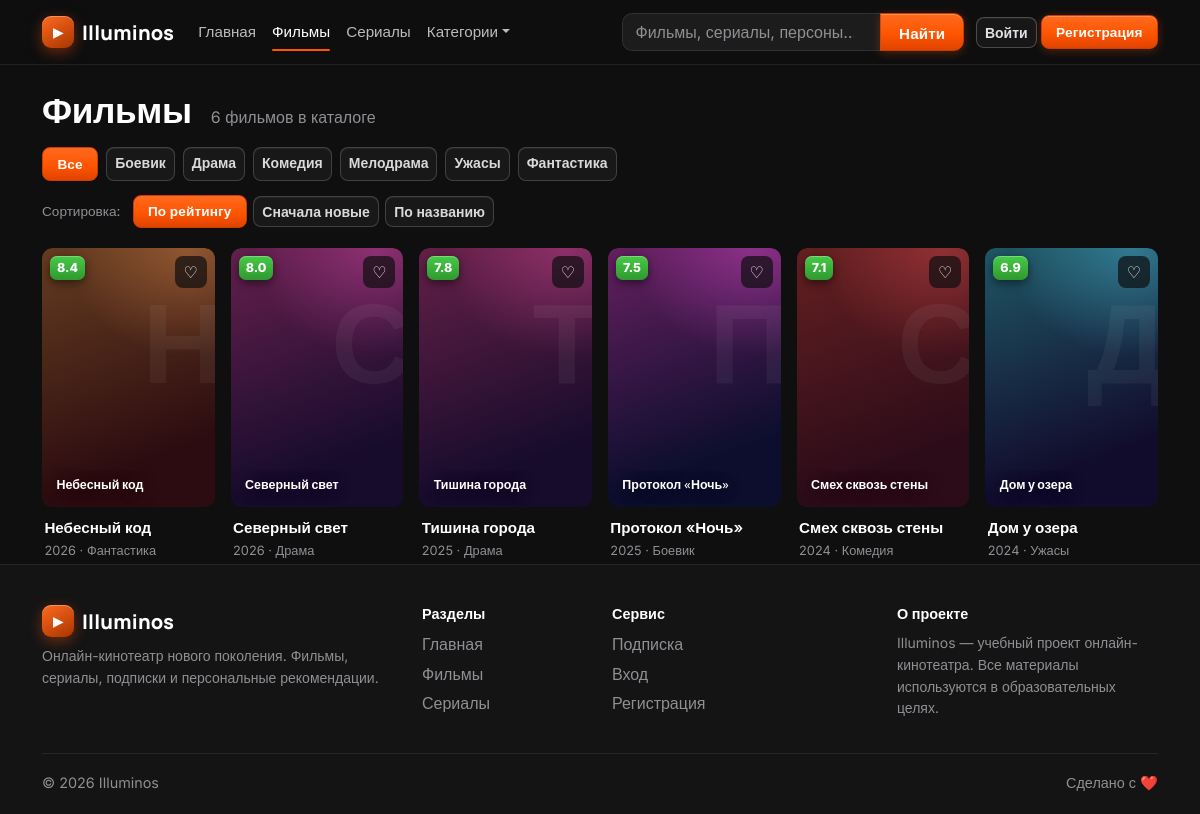
Page /films.php on the committed database.
### tables this page shows
CREATE TABLE genres (
    id INT AUTO_INCREMENT PRIMARY KEY,
    name VARCHAR(50) NOT NULL UNIQUE
);

CREATE TABLE content (
    id INT AUTO_INCREMENT PRIMARY KEY,
    type ENUM('film','serial') NOT NULL,
    title VARCHAR(150) NOT NULL,
    description TEXT,
    year SMALLINT,
    rating DECIMAL(3,1) DEFAULT 0,
    director VARCHAR(150),
    actors TEXT,
    poster_url VARCHAR(500) DEFAULT NULL,
    trailer_url VARCHAR(255) DEFAULT NULL,
    is_new TINYINT(1) DEFAULT 0,
    is_popular TINYINT(1) DEFAULT 0,
    genre_id INT,
    FOREIGN KEY (genre_id) REFERENCES genres(id)
);

### src/components/helpers.php (the view, shortened to what this page needs)
<?php
function io_e($v): string {
    return htmlspecialchars((string)$v, ENT_QUOTES, 'UTF-8');
}
function io_link(array $c): string {
    return ($c['type'] === 'serial' ? '/serial.php?id=' : '/movie.php?id=') . (int)$c['id'];
}
function io_plural(int $n, array $forms): string {
    $n = abs($n) % 100;
    $n1 = $n % 10;
    return $forms[2];
}
function io_poster_hues(array $c): array {
    static $pairs = [[262, 228], [318, 262], [8, 336], [196, 250], [28, 352], [292, 236], [158, 206], [46, 14]];
    $pair  = $pairs[(int)($c['genre_id'] ?? 0) % count($pairs)];
    $shift = (((int)($c['id'] ?? 0)) * 11) % 28 - 14;
    return [($pair[0] + $shift + 360) % 360, $pair[1]];
}
function io_poster_style(array $c): string {
    [$h1, $h2] = io_poster_hues($c);
    return '--h1:' . $h1 . ';--h2:' . $h2 . ';';
}
function io_initial(string $title): string {
    if (preg_match('/[\p{L}\p{N}]/u', $title, $m)) {
        return function_exists('mb_strtoupper') ? mb_strtoupper($m[0], 'UTF-8') : $m[0];
    }
    return '★';
}
function io_poster(array $c, string $class = ''): string {
    $hasImage = !empty($c['poster_url']);
    ob_start(); ?>
    <div class="io-poster<?= $hasImage ? ' has-image' : '' ?><?= $class !== '' ? ' ' . io_e($class) : '' ?>" style="<?= io_poster_style($c) ?>">
        <?php if ($hasImage): ?>
            <img class="io-poster-img" src="<?= io_e($c['poster_url']) ?>" alt="<?= io_e($c['title']) ?>" loading="lazy">
        <?php else: ?>
            <span class="io-poster-glyph" aria-hidden="true"><?= io_e(io_initial((string)$c['title'])) ?></span>
        <?php endif; ?>
        <span class="io-poster-title"><?= io_e($c['title']) ?></span>
        <span class="io-rating"><?= io_e($c['rating']) ?></span>
    </div>
    <?php
    return ob_get_clean();
}
function io_fav_button(int $id, bool $inFav, bool $loggedIn, ?string $title = null, string $class = '', bool $withLabel = false): string {
    $title = $title ?? ($inFav ? 'Убрать из избранного' : 'В избранное');
    ob_start(); ?>
    <button type="button" class="io-fav-btn<?= $inFav ? ' active' : '' ?><?= $class !== '' ? ' ' . io_e($class) : '' ?>"
            data-id="<?= $id ?>"<?= $loggedIn ? '' : ' data-guest="1"' ?>
            title="<?= io_e($title) ?>" aria-pressed="<?= $inFav ? 'true' : 'false' ?>"><?php
        if ($withLabel): ?><span data-fav-icon><?= $inFav ? '♥' : '♡' ?></span> <span data-fav-label><?= $inFav ? 'В избранном' : 'В избранное' ?></span><?php
        else: ?><?= $inFav ? '♥' : '♡' ?><?php endif; ?></button>
    <?php
    return ob_get_clean();
}
function io_card(array $c, bool $inFav = false): string {
    $loggedIn = !empty($_SESSION['user']);
    ob_start(); ?>
    <article class="io-card">
        <a href="<?= io_link($c) ?>" class="io-card-link text-decoration-none text-reset">
            <?= io_poster($c) ?>
            <div class="io-card-body">
                <div class="io-card-title"><?= io_e($c['title']) ?></div>
                <div class="io-card-meta"><?= io_e($c['year']) ?> · <?= io_e($c['genre_name'] ?? '') ?></div>
            </div>
        </a>
        <?= io_fav_button((int)$c['id'], $inFav, $loggedIn) ?>
    </article>
    <?php
    return ob_get_clean();
}
function render_cards(array $items, array $favIds, string $emptyHint = '', string $emptyAction = ''): void {
    $favSet = array_flip(array_map('intval', $favIds));
    echo '<div class="row g-3">';
    foreach ($items as $c) {
        echo '<div class="col-6 col-sm-4 col-md-3 col-xl-2">', io_card($c, isset($favSet[(int)$c['id']])), '</div>';
    }
    echo '</div>';
}
    ?>

### films.php (shortened to what this page needs)
<?php
require_once __DIR__ . '/backend/config.php';
require_once __DIR__ . '/src/components/helpers.php';
$genreId = (int)($_GET['genre'] ?? 0);
$q       = trim((string)($_GET['q'] ?? ''));
$uid     = $_SESSION['user']['id'] ?? 0;
$sortMap = [
    'rating' => 'c.rating DESC',
    'year'   => 'c.year DESC, c.rating DESC',
    'title'  => 'c.title ASC',
];
$sort = $_GET['sort'] ?? 'rating';
$genres = $pdo->query('SELECT * FROM genres ORDER BY name')->fetchAll();
$sql = "SELECT c.*, g.name AS genre_name FROM content c
        JOIN genres g ON g.id = c.genre_id
        WHERE c.type = 'film'";
$params = [];
$stmt = $pdo->prepare($sql . ' ORDER BY ' . $sortMap[$sort]);
$stmt->execute($params);
$films = $stmt->fetchAll();
$favIds = io_fav_ids($pdo, (int)$uid);
$hasFilters = ($genreId > 0 || $q !== '' || $sort !== 'rating');
function films_url(array $over = []): string {
    global $genreId, $q, $sort;
    $p = array_merge(['genre' => $genreId, 'q' => $q, 'sort' => $sort], $over);
    if (($p['sort'] ?? '') === 'rating') unset($p['sort']);
    $p = array_filter($p, fn($v) => $v !== '' && $v !== 0 && $v !== null);
    return '/films.php' . ($p ? '?' . http_build_query($p) : '');
}
$sortLabels = ['rating' => 'По рейтингу', 'year' => 'Сначала новые', 'title' => 'По названию'];
?>
<!DOCTYPE html>
<html lang="ru">
<head>
    <?php require __DIR__ . '/src/components/head-assets.php'; ?>
</head>
<body class="d-flex flex-column min-vh-100">
<?php require __DIR__ . '/src/components/header.php'; ?>
<main class="container flex-grow-1" id="main">
    <div class="io-catalog-head mt-4 mb-2">
        <h1 class="io-catalog-title">Фильмы</h1>
        <p class="text-secondary mb-0"><?= count($films) ?> <?= io_plural(count($films), ['фильм', 'фильма', 'фильмов']) ?> в каталоге</p>
    </div>
    <div class="io-filters mt-3">
        <div class="io-chips d-flex flex-wrap gap-2" role="group" aria-label="Категории">
            <a class="btn btn-sm <?= $genreId === 0 ? 'btn-io' : 'btn-outline-light' ?>" href="<?= io_e(films_url(['genre' => 0])) ?>"
               <?= $genreId === 0 ? 'aria-current="true"' : '' ?>>Все</a>
            <?php foreach ($genres as $g): ?>
                <a class="btn btn-sm <?= $genreId === (int)$g['id'] ? 'btn-io' : 'btn-outline-light' ?>"
                   href="<?= io_e(films_url(['genre' => (int)$g['id']])) ?>"
                   <?= $genreId === (int)$g['id'] ? 'aria-current="true"' : '' ?>><?= htmlspecialchars($g['name']) ?></a>
            <?php endforeach; ?>
        </div>
        <div class="io-filters-row">
            <div class="io-sort" role="group" aria-label="Сортировка">
                <span class="io-filter-label">Сортировка:</span>
                <?php foreach ($sortMap as $key => $_): ?>
                    <a class="btn btn-sm <?= $sort === $key ? 'btn-io' : 'btn-outline-light' ?>"
                       href="<?= io_e(films_url(['sort' => $key])) ?>"><?= $sortLabels[$key] ?></a>
                <?php endforeach; ?>
            </div>
        </div>
    </div>
    <?php render_cards($films, $favIds,
        'Фильмов по таким условиям не найдено.',
        $hasFilters ? '<a class="btn btn-io btn-sm" href="/films.php">Сбросить фильтры</a>' : ''); ?>
</main>
<?php require __DIR__ . '/src/components/footer.php'; ?>

### rows in the picture
genres: name "Боевик"
genres: name "Драма"
genres: name "Комедия"
genres: name "Мелодрама"
genres: name "Ужасы"
genres: name "Фантастика"
content: title "Небесный код", rating "8.4", year "2026", genre.name "Фантастика"
content: title "Северный свет", rating "8.0", year "2026", genre.name "Драма"
content: title "Тишина города", rating "7.8", year "2025", genre.name "Драма"
content: title "Протокол «Ночь»", rating "7.5", year "2025", genre.name "Боевик"
content: title "Смех сквозь стены", rating "7.1", year "2024", genre.name "Комедия"
content: title "Дом у озера", rating "6.9", year "2024", genre.name "Ужасы"

### other values in the picture
count($films) "6"
io_plural(count($films), ['фильм', 'фильма', 'фильмов']) "фильмов"
$sortLabels[$key] "По рейтингу"
$sortLabels[$key] "Сначала новые"
$sortLabels[$key] "По названию"
